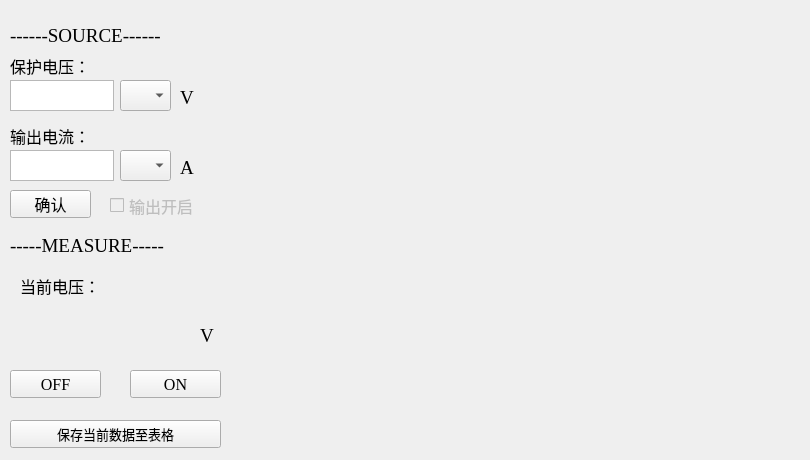
    <widget class="QWidget" name="kei2430SourceI">
     <attribute name="title">
      <string>电流源模式</string>
     </attribute>
     <widget class="QWidget" name="w_2430SourceIcurrentPlot" native="true">
      <property name="geometry">
       <rect>
        <x>230</x>
        <y>30</y>
        <width>571</width>
        <height>421</height>
       </rect>
      </property>
     </widget>
     <widget class="QTextEdit" name="w_2430SourceIOutputCurrentInput">
      <property name="geometry">
       <rect>
        <x>10</x>
        <y>150</y>
        <width>104</width>
        <height>31</height>
       </rect>
      </property>
      <property name="font">
       <font>
        <family>Times New Roman</family>
        <pointsize>12</pointsize>
       </font>
      </property>
     </widget>
     <widget class="QLabel" name="w_labelProtectionVoltage_3">
      <property name="geometry">
       <rect>
        <x>10</x>
        <y>50</y>
        <width>121</width>
        <height>31</height>
       </rect>
      </property>
      <property name="font">
       <font>
        <family>Times New Roman</family>
        <pointsize>12</pointsize>
       </font>
      </property>
      <property name="text">
       <string>保护电压：</string>
      </property>
     </widget>
     <widget class="QTextEdit" name="w_2430SourceIVoltageProtectionInput">
      <property name="geometry">
       <rect>
        <x>10</x>
        <y>80</y>
        <width>104</width>
        <height>31</height>
       </rect>
      </property>
      <property name="font">
       <font>
        <family>Times New Roman</family>
        <pointsize>12</pointsize>
       </font>
      </property>
     </widget>
     <widget class="QLabel" name="w_labelSourceI_source">
      <property name="geometry">
       <rect>
        <x>10</x>
        <y>20</y>
        <width>191</width>
        <height>31</height>
       </rect>
      </property>
      <property name="font">
       <font>
        <family>Times New Roman</family>
        <pointsize>14</pointsize>
       </font>
      </property>
      <property name="text">
       <string>------SOURCE------</string>
      </property>
     </widget>
     <widget class="QLabel" name="labelOutputCurrent_3">
      <property name="geometry">
       <rect>
        <x>10</x>
        <y>120</y>
        <width>121</width>
        <height>31</height>
       </rect>
      </property>
      <property name="font">
       <font>
        <family>Times New Roman</family>
        <pointsize>12</pointsize>
       </font>
      </property>
      <property name="text">
       <string>输出电流：</string>
      </property>
     </widget>
     <widget class="QLabel" name="w_label_2_V_3">
      <property name="geometry">
       <rect>
        <x>200</x>
        <y>320</y>
        <width>21</width>
        <height>31</height>
       </rect>
      </property>
      <property name="font">
       <font>
        <family>Times New Roman</family>
        <pointsize>14</pointsize>
       </font>
      </property>
      <property name="text">
       <string>V</string>
      </property>
     </widget>
     <widget class="QCheckBox" name="w_2430SourceIOutputCheck">
      <property name="enabled">
       <bool>false</bool>
      </property>
      <property name="geometry">
       <rect>
        <x>110</x>
        <y>190</y>
        <width>111</width>
        <height>31</height>
       </rect>
      </property>
      <property name="font">
       <font>
        <family>Adobe 宋体 Std L</family>
        <pointsize>12</pointsize>
       </font>
      </property>
      <property name="text">
       <string>输出开启</string>
      </property>
     </widget>
     <widget class="QPushButton" name="w_2430SourceIOutputOff">
      <property name="geometry">
       <rect>
        <x>10</x>
        <y>370</y>
        <width>91</width>
        <height>28</height>
       </rect>
      </property>
      <property name="font">
       <font>
        <family>Times New Roman</family>
        <pointsize>12</pointsize>
       </font>
      </property>
      <property name="text">
       <string>OFF</string>
      </property>
     </widget>
     <widget class="QComboBox" name="w_2430chooseSizeOfSOurceVProtectionVoltage">
      <property name="geometry">
       <rect>
        <x>120</x>
        <y>80</y>
        <width>51</width>
        <height>31</height>
       </rect>
      </property>
      <property name="font">
       <font>
        <family>Times New Roman</family>
        <pointsize>14</pointsize>
       </font>
      </property>
      <item>
       <property name="text">
        <string/>
       </property>
      </item>
      <item>
       <property name="text">
        <string>m</string>
       </property>
      </item>
      <item>
       <property name="text">
        <string>u</string>
       </property>
      </item>
      <item>
       <property name="text">
        <string>n</string>
       </property>
      </item>
     </widget>
     <widget class="QLabel" name="w_label_V_3">
      <property name="geometry">
       <rect>
        <x>180</x>
        <y>90</y>
        <width>31</width>
        <height>16</height>
       </rect>
      </property>
      <property name="font">
       <font>
        <family>Times New Roman</family>
        <pointsize>14</pointsize>
       </font>
      </property>
      <property name="text">
       <string>V</string>
      </property>
     </widget>
     <widget class="QLabel" name="w_label_Voltage_3">
      <property name="geometry">
       <rect>
        <x>20</x>
        <y>270</y>
        <width>111</width>
        <height>31</height>
       </rect>
      </property>
      <property name="font">
       <font>
        <family>Times New Roman</family>
        <pointsize>12</pointsize>
       </font>
      </property>
      <property name="text">
       <string>当前电压：</string>
      </property>
     </widget>
     <widget class="QPushButton" name="w_2430ConfirmSourceIOutput">
      <property name="geometry">
       <rect>
        <x>10</x>
        <y>190</y>
        <width>81</width>
        <height>28</height>
       </rect>
      </property>
      <property name="font">
       <font>
        <family>Times New Roman</family>
        <pointsize>12</pointsize>
       </font>
      </property>
      <property name="text">
       <string>确认</string>
      </property>
     </widget>
     <widget class="QLabel" name="w_2430SourceIvoltageDisplay">
      <property name="geometry">
       <rect>
        <x>20</x>
        <y>320</y>
        <width>171</width>
        <height>31</height>
       </rect>
      </property>
      <property name="font">
       <font>
        <family>Times New Roman</family>
        <pointsize>10</pointsize>
       </font>
      </property>
      <property name="text">
       <string/>
      </property>
     </widget>
     <widget class="QComboBox" name="w_2430chooseSizeOfSourceIOutputCurrentInput">
      <property name="geometry">
       <rect>
        <x>120</x>
        <y>150</y>
        <width>51</width>
        <height>31</height>
       </rect>
      </property>
      <property name="font">
       <font>
        <family>Times New Roman</family>
        <pointsize>14</pointsize>
       </font>
      </property>
      <item>
       <property name="text">
        <string/>
       </property>
      </item>
      <item>
       <property name="text">
        <string>m</string>
       </property>
      </item>
      <item>
       <property name="text">
        <string>u</string>
       </property>
      </item>
      <item>
       <property name="text">
        <string>n</string>
       </property>
      </item>
     </widget>
     <widget class="QLabel" name="w_label_MEASURE_5">
      <property name="geometry">
       <rect>
        <x>10</x>
        <y>235</y>
        <width>191</width>
        <height>21</height>
       </rect>
      </property>
      <property name="font">
       <font>
        <family>Times New Roman</family>
        <pointsize>14</pointsize>
       </font>
      </property>
      <property name="text">
       <string>-----MEASURE-----</string>
      </property>
     </widget>
     <widget class="QLabel" name="w_label_A_3">
      <property name="geometry">
       <rect>
        <x>180</x>
        <y>160</y>
        <width>31</width>
        <height>16</height>
       </rect>
      </property>
      <property name="font">
       <font>
        <family>Times New Roman</family>
        <pointsize>14</pointsize>
       </font>
      </property>
      <property name="text">
       <string>A</string>
      </property>
     </widget>
     <widget class="QPushButton" name="w_2430SourceIOutputOn">
      <property name="geometry">
       <rect>
        <x>130</x>
        <y>370</y>
        <width>91</width>
        <height>28</height>
       </rect>
      </property>
      <property name="font">
       <font>
        <family>Times New Roman</family>
        <pointsize>12</pointsize>
       </font>
      </property>
      <property name="text">
       <string>ON</string>
      </property>
     </widget>
     <widget class="QPushButton" name="w_2430SourceIsave2table">
      <property name="geometry">
       <rect>
        <x>10</x>
        <y>420</y>
        <width>211</width>
        <height>28</height>
       </rect>
      </property>
      <property name="font">
       <font>
        <family>Times New Roman</family>
        <pointsize>10</pointsize>
       </font>
      </property>
      <property name="text">
       <string>保存当前数据至表格</string>
      </property>
     </widget>
    </widget>
